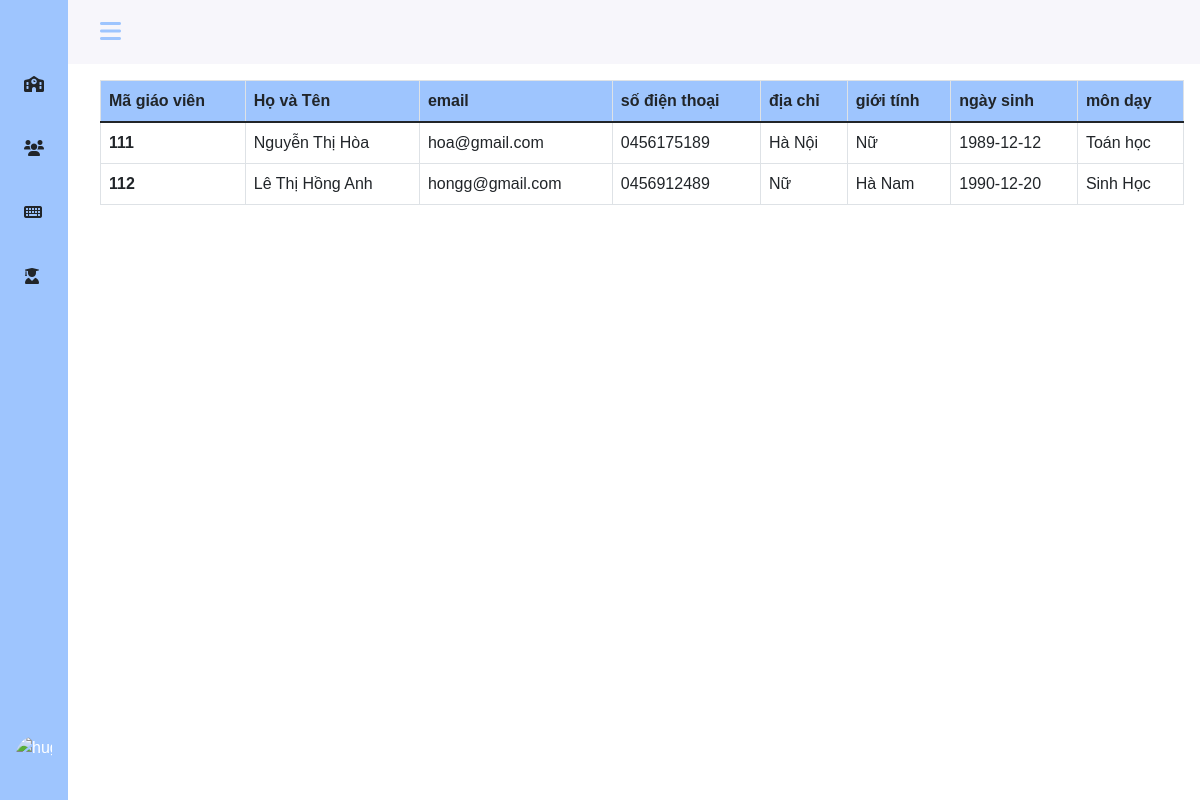
/teacher/list-teacher.php (signed in), run on an earlier commit of the app's database.
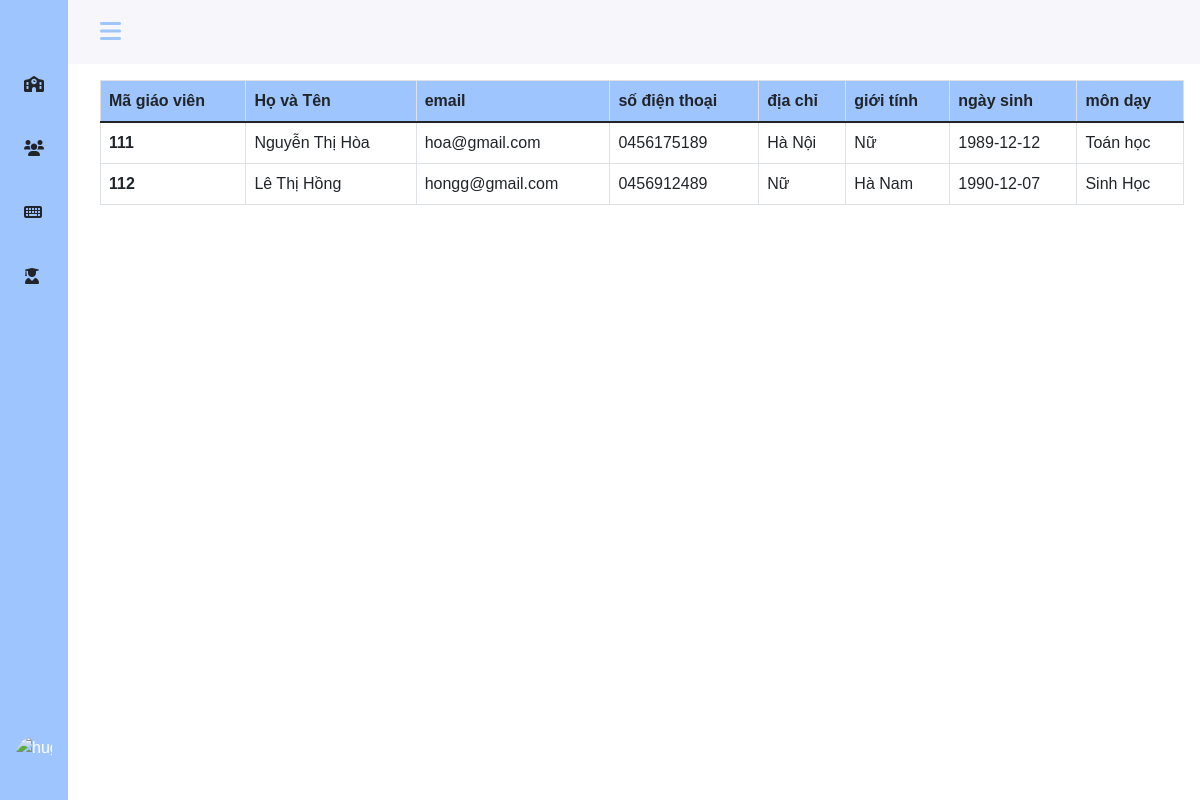
And on a later commit of the database.
### tables this page shows
CREATE TABLE `teachers` (
  `teach_id` int(10) NOT NULL,
  `teach_name` varchar(30) NOT NULL,
  `teach_email` varchar(100) DEFAULT NULL,
  `teach_phone` tinytext NOT NULL,
  `teach_address` varchar(20) NOT NULL,
  `teach_gender` varchar(10) DEFAULT NULL,
  `teach_birth` date DEFAULT NULL,
  `sb_id` int(11) NOT NULL
);

CREATE TABLE `subjects` (
  `sb_id` int(10) NOT NULL,
  `sb_name` varchar(30) NOT NULL
);

### teacher/list-teacher.php (the view, shortened to what this page needs)
<?php
include './sidebar.php';
?>
<div class="col py-3">
    <div class="col-md-12" style="width:100% ; overflow: auto; height: auto">
        <table class="table table-bordered">
            <thead>
                <tr style="background-color: #9ec5fe;">
                    <th scope="col">Mã giáo viên</th>
                    <th scope="col">Họ và Tên</th>
                    <th scope="col">email</th>
                    <th scope="col">số điện thoại</th>
                    <th scope="col">địa chỉ</th>
                    <th scope="col">giới tính</th>
                    <th scope="col">ngày sinh</th>
                    <th scope="col">môn dạy</th>
                </tr>
            </thead>
            <tbody>
                <?php
                include "../config.php";
                $sql = "SELECT * FROM teachers t, subjects sb
                        WHERE t.sb_id = sb.sb_id";
                $result = mysqli_query($conn, $sql);
                if (mysqli_num_rows($result) > 0) {
                    while ($row = mysqli_fetch_assoc($result)) {
                ?>
                        <tr>
                            <th scope="row"><?php echo $row['teach_id']; ?> </th>
                            <td><?php echo $row['teach_name']; ?></td>
                            <td><?php echo $row['teach_email']; ?></td>
                            <td><?php echo $row['teach_phone']; ?></td>
                            <td><?php echo $row['teach_address']; ?></td>
                            <td><?php echo $row['teach_gender']; ?></td>
                            <td><?php echo $row['teach_birth']; ?></td>
                            <td><?php echo $row['sb_name']; ?></td>
                        </tr>
                <?php
                    }
                }
                ?>
            </tbody>
        </table>
    </div>
</div>
<?php
include './footer.php';
?>

What changed in the data, as far as the page shows it:
changed teachers "hongg@gmail.com": teach_name "Lê Thị Hồng Anh" → "Lê Thị Hồng"; teach_birth "1990-12-20" → "1990-12-07"
